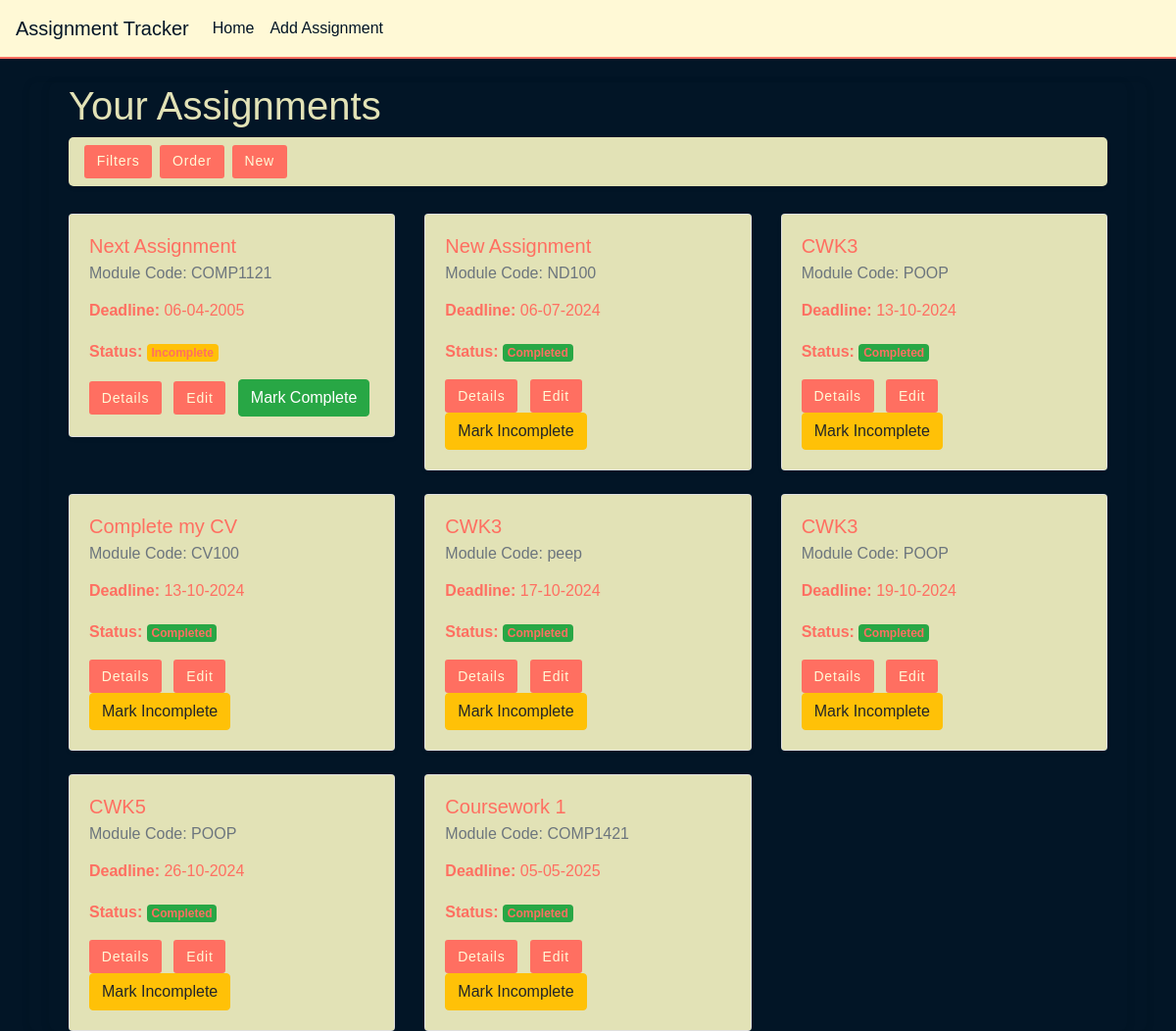
The page / on the database its author committed.
### app/models.py (models this page shows, shortened)
class Assignment(db.Model):
    id = db.Column(db.Integer, primary_key=True)
    title = db.Column(db.String(100), nullable=False)  # Assessment title
    module_code = db.Column(db.String(20), nullable=False)  # Module code
    deadline = db.Column(db.DateTime, nullable=False)  # Deadline date
    description = db.Column(db.Text, nullable=True)  # Short description
    is_completed = db.Column(db.Boolean, default=False)  # Completion status
    date_created = db.Column(db.DateTime, default=datetime.utcnow)  # Timestamp for when the assignment was added

### app/views.py (the view)
@app.route('/')
def index():
    assignments = Assignment.query.all()
    csrf_token = generate_csrf()
    return render_template("homePage.html", assignments=assignments, csrf_token=csrf_token)

### app/templates/homePage.html (shortened to what this page needs)
{% extends "base.html" %}
{% block head%}
<link rel="stylesheet" href="../static/homeStyles.css">
{% endblock %}
{% block content %}
<div class="container mt-0">
    <h1 class="">Your Assignments</h1>
    <div class="button-navbar d-flex mb-1">
        <button id="toggle-filters" class="btn btn-primary me-2">Filters</button>
        <button id="order-by" class="btn btn-primary me-2">Order</button>
        <a href="/add-assignment" class="btn btn-primary">New</a>
    </div>
    <div class="row">
        {% for assignment in assignments %}
        <div class="col-md-4 assignment-card" data-status="{{ 'completed' if assignment.is_completed else 'incomplete' }}" data-module-code="{{ assignment.module_code }}" data-title="{{ assignment.title | lower }}">
            <div class="card mt-4 shadow-sm">
                <div class="card-body">
                    <h5 class="card-title">{{ assignment.title }}</h5>
                    <h6 class="card-subtitle mb-2 text-muted">Module Code: {{ assignment.module_code }}</h6>
                    <p class="card-text">
                        <p class="dateP" data-deadline="{{assignment.deadline.strftime('%d-%m-%Y')}}"><strong>Deadline:</strong> {{ assignment.deadline.strftime('%d-%m-%Y') }}</p>
                        <strong>Status:</strong>
                        {% if assignment.is_completed %}
                            <span class="badge bg-success">Completed</span>
                        {% else %}
                            <span class="badge bg-warning">Incomplete</span>
                        {% endif %}
                    </p>
                    <a href="/view-assignment/{{ assignment.id }}" class="btn btn-info">Details</a>
                    <a href="/edit-assignment/{{ assignment.id }}" class="btn btn-primary">Edit</a>
                    <form action="{{ url_for('toggle_complete', assignment_id=assignment.id) }}" method="POST" style="display:inline;">
                        {% if assignment.is_completed %}
                            <button type="submit" class="btn btn-warning">Mark Incomplete</button>
                        {% else %}
                            <button type="submit" class="btn btn-success">Mark Complete</button>
                        {% endif %}
                    </form>
                </div>
            </div>
        </div>
        {% else %}
        <p>No assignments available yet!</p>
        {% endfor %}
    </div>
</div>
{% endblock %}

### app/static/homeStyles.css (style rules this page uses)
body { font-family: Arial, sans-serif; background-color: #FFF9D6; color: #D5D5D5; line-height: 1.6; }
.button-navbar { display: flex; justify-content: flex-start; align-items: center; background-color: #E2E2B6; padding: 0.5rem 1rem; border-radius: 5px; box-shadow: 0 2px 4px #0000001a; }
#toggle-filters, #order-by, a.btn { background-color: #FF6F61; border: none; color: #FFF9D6; padding: 0.4rem 0.8rem; font-size: 0.875rem; letter-spacing: 0.05rem; border-radius: 3px; margin-right: 0.5rem; transition: background-color 0.3s ease; }
.button-navbar a.btn:last-child { margin-right: 0; }
.card { background-color: #E2E2B6; color: #D5D5D5; border: 0; box-shadow: none; }
.card-body { background-color: #E2E2B6; border: 0 solid #FF6F61; padding: 0; margin: 0; color: #FF6F61; }
.card-title { color: #FF6F61; }
.badge.bg-success { background-color: #4CAF50; }
.badge.bg-warning { background-color: #FF9800; }

### app/static/baseStyles.css (style rules this page uses)
body { font-family: Arial, sans-serif; background-color: #021526; color: #E2E2B6; line-height: 1.6; }
.me-2 { padding-right: 5px; }
.container { padding-left: 20px; padding-right: 20px; background-color: #021526; border-radius: 0.5rem; box-shadow: 0 2px 10px rgba(0, 0, 0, 0.1); }
.btn-primary { background-color: #FF6F61; border: none; }

### rows shown on the page
Assignment: title "CWK5", module_code "POOP", deadline "26-10-2024", is_completed "Completed"
Assignment: title "Coursework 1", module_code "COMP1421", deadline "05-05-2025", is_completed "Completed"
Assignment: title "Next Assignment", module_code "COMP1121", deadline "06-04-2005", is_completed "Incomplete"
Assignment: title "New Assignment", module_code "ND100", deadline "06-07-2024", is_completed "Completed"
Assignment: title "CWK3", module_code "POOP", deadline "13-10-2024", is_completed "Completed"
Assignment: title "CWK3", module_code "POOP", deadline "19-10-2024", is_completed "Completed"
Assignment: title "CWK3", module_code "peep", deadline "17-10-2024", is_completed "Completed"
Assignment: title "Complete my CV", module_code "CV100", deadline "13-10-2024", is_completed "Completed"
